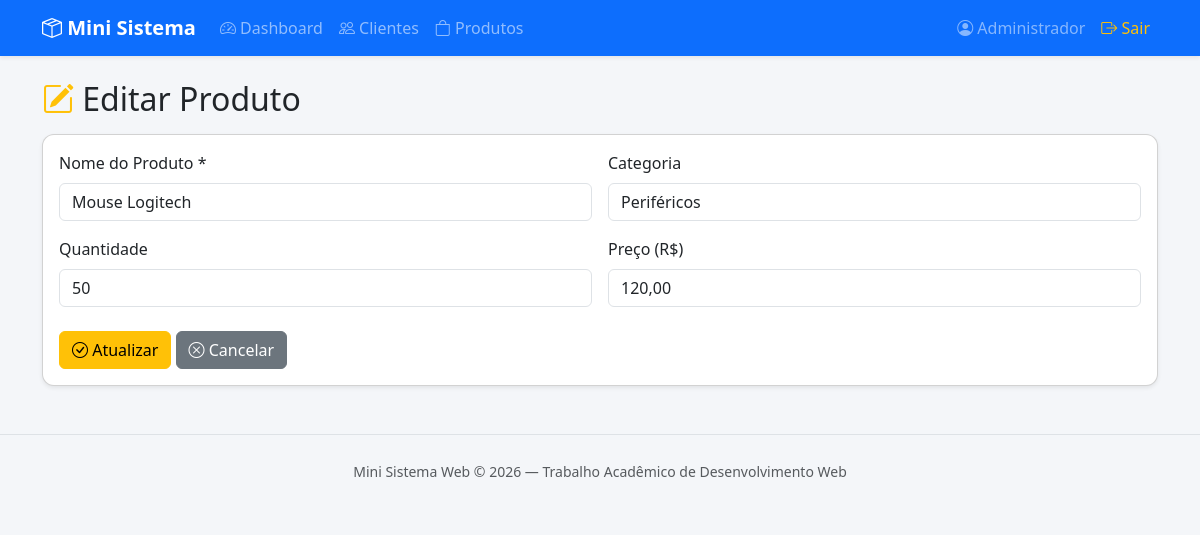
The app's page /produtos/editar.php?id=2 (signed in) with its own data.
### tables this page shows
CREATE TABLE IF NOT EXISTS produtos (
    id            INT AUTO_INCREMENT PRIMARY KEY,
    nome          VARCHAR(100) NOT NULL,
    categoria     VARCHAR(80),
    quantidade    INT DEFAULT 0,
    preco         DECIMAL(10,2) DEFAULT 0.00,
    data_cadastro DATETIME DEFAULT CURRENT_TIMESTAMP
);

### produtos/editar.php (the view, shortened to what this page needs)
<?php
require "../config/conexao.php";
$id = (int)($_GET['id'] ?? 0);
$stmt = $pdo->prepare("SELECT * FROM produtos WHERE id = :id");
$stmt->bindParam(':id', $id, PDO::PARAM_INT);
$stmt->execute();
$produto = $stmt->fetch();
require "../includes/header.php";
require "../includes/menu.php";
?>
<div class="container my-4">
    <h2 class="mb-3"><i class="bi bi-pencil-square text-warning"></i> Editar Produto</h2>
    <div class="card shadow-sm">
        <div class="card-body">
            <form method="POST" action="editar.php?id=<?= $produto['id'] ?>">
                <div class="row g-3">
                    <div class="col-12 col-md-6">
                        <label class="form-label">Nome do Produto *</label>
                        <input type="text" name="nome" class="form-control" required
                               value="<?= htmlspecialchars($produto['nome']) ?>">
                    </div>
                    <div class="col-12 col-md-6">
                        <label class="form-label">Categoria</label>
                        <input type="text" name="categoria" class="form-control"
                               value="<?= htmlspecialchars($produto['categoria']) ?>">
                    </div>
                    <div class="col-12 col-md-6">
                        <label class="form-label">Quantidade</label>
                        <input type="number" name="quantidade" class="form-control" min="0"
                               value="<?= (int)$produto['quantidade'] ?>">
                    </div>
                    <div class="col-12 col-md-6">
                        <label class="form-label">Preço (R$)</label>
                        <input type="text" name="preco" class="form-control"
                               value="<?= number_format($produto['preco'], 2, ',', '.') ?>">
                    </div>
                </div>
                <div class="mt-4">
                    <button type="submit" class="btn btn-warning">
                        <i class="bi bi-check-circle"></i> Atualizar
                    </button>
                    <a href="listar.php" class="btn btn-secondary">
                        <i class="bi bi-x-circle"></i> Cancelar
                    </a>
                </div>
            </form>
        </div>
    </div>
</div>
<?php require "../includes/footer.php"; ?>

### assets/css/style.css (style rules this page uses)
body { background-color: #f4f6f9; font-family: 'Segoe UI', Tahoma, Geneva, Verdana, sans-serif; }
.card { border-radius: 12px; }

### records on screen
produtos: nome "Mouse Logitech", categoria "Periféricos", quantidade "50", preco "120,00"

### other values on screen
$_SESSION['usuario_nome'] "Administrador"
